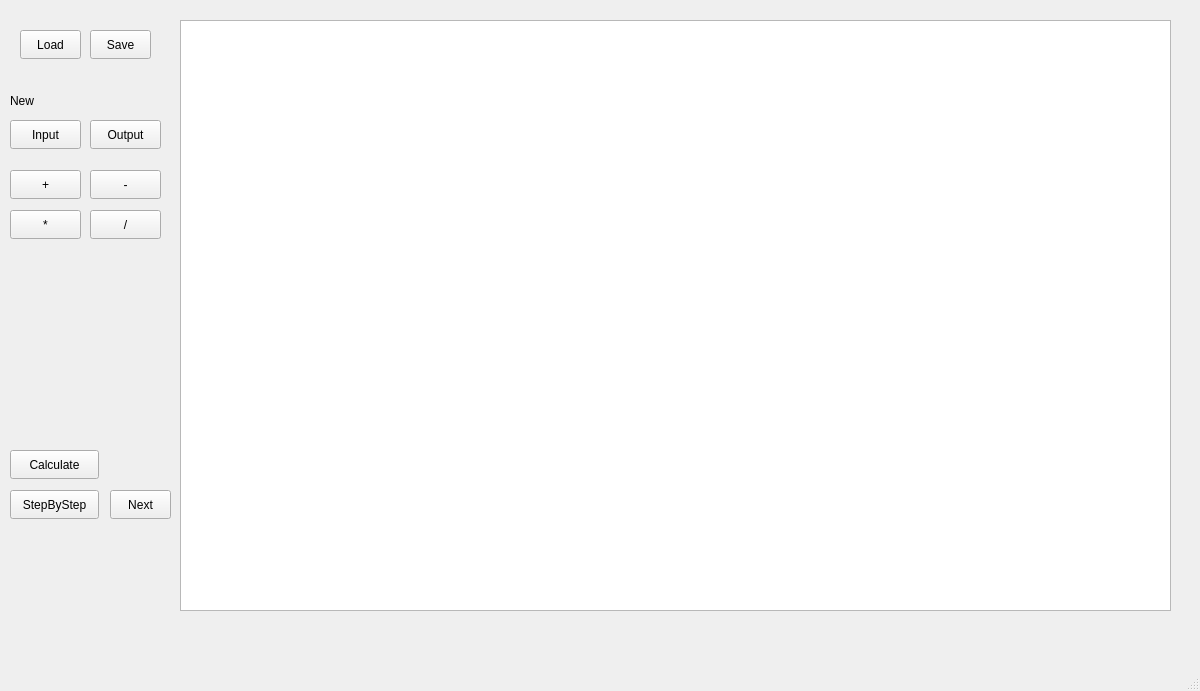
<?xml version="1.0" encoding="UTF-8"?>
<ui version="4.0">
 <class>MainWindow</class>
 <widget class="QMainWindow" name="MainWindow">
  <property name="geometry">
   <rect>
    <x>0</x>
    <y>0</y>
    <width>1200</width>
    <height>691</height>
   </rect>
  </property>
  <property name="maximumSize">
   <size>
    <width>16777215</width>
    <height>16777215</height>
   </size>
  </property>
  <property name="windowTitle">
   <string>BlockEditor</string>
  </property>
  <widget class="QWidget" name="centralWidget">
   <widget class="QGraphicsView" name="graphicsView">
    <property name="geometry">
     <rect>
      <x>180</x>
      <y>20</y>
      <width>991</width>
      <height>591</height>
     </rect>
    </property>
   </widget>
   <widget class="QPushButton" name="loadButton">
    <property name="geometry">
     <rect>
      <x>20</x>
      <y>30</y>
      <width>61</width>
      <height>29</height>
     </rect>
    </property>
    <property name="text">
     <string>Load</string>
    </property>
   </widget>
   <widget class="QPushButton" name="saveButton">
    <property name="geometry">
     <rect>
      <x>90</x>
      <y>30</y>
      <width>61</width>
      <height>29</height>
     </rect>
    </property>
    <property name="text">
     <string>Save</string>
    </property>
   </widget>
   <widget class="QPushButton" name="inputButton">
    <property name="geometry">
     <rect>
      <x>10</x>
      <y>120</y>
      <width>71</width>
      <height>29</height>
     </rect>
    </property>
    <property name="text">
     <string>Input</string>
    </property>
   </widget>
   <widget class="QLabel" name="newBoxesLabel">
    <property name="geometry">
     <rect>
      <x>10</x>
      <y>90</y>
      <width>69</width>
      <height>21</height>
     </rect>
    </property>
    <property name="text">
     <string>New</string>
    </property>
   </widget>
   <widget class="QPushButton" name="outputButton">
    <property name="geometry">
     <rect>
      <x>90</x>
      <y>120</y>
      <width>71</width>
      <height>29</height>
     </rect>
    </property>
    <property name="text">
     <string>Output</string>
    </property>
   </widget>
   <widget class="QPushButton" name="plusBoxButton">
    <property name="geometry">
     <rect>
      <x>10</x>
      <y>170</y>
      <width>71</width>
      <height>29</height>
     </rect>
    </property>
    <property name="text">
     <string>+</string>
    </property>
   </widget>
   <widget class="QPushButton" name="minusBoxButton">
    <property name="geometry">
     <rect>
      <x>90</x>
      <y>170</y>
      <width>71</width>
      <height>29</height>
     </rect>
    </property>
    <property name="text">
     <string>-</string>
    </property>
   </widget>
   <widget class="QPushButton" name="multiBoxButton">
    <property name="geometry">
     <rect>
      <x>10</x>
      <y>210</y>
      <width>71</width>
      <height>29</height>
     </rect>
    </property>
    <property name="text">
     <string>*</string>
    </property>
   </widget>
   <widget class="QPushButton" name="divideBoxButton">
    <property name="geometry">
     <rect>
      <x>90</x>
      <y>210</y>
      <width>71</width>
      <height>29</height>
     </rect>
    </property>
    <property name="text">
     <string>/</string>
    </property>
   </widget>
   <widget class="QPushButton" name="runButton">
    <property name="geometry">
     <rect>
      <x>10</x>
      <y>450</y>
      <width>89</width>
      <height>29</height>
     </rect>
    </property>
    <property name="text">
     <string>Calculate</string>
    </property>
   </widget>
   <widget class="QPushButton" name="runStepButton">
    <property name="geometry">
     <rect>
      <x>10</x>
      <y>490</y>
      <width>89</width>
      <height>29</height>
     </rect>
    </property>
    <property name="text">
     <string>StepByStep</string>
    </property>
   </widget>
   <widget class="QPushButton" name="nextStepButton">
    <property name="geometry">
     <rect>
      <x>110</x>
      <y>490</y>
      <width>61</width>
      <height>29</height>
     </rect>
    </property>
    <property name="text">
     <string>Next</string>
    </property>
   </widget>
  </widget>
  <widget class="QMenuBar" name="menuBar">
   <property name="geometry">
    <rect>
     <x>0</x>
     <y>0</y>
     <width>1200</width>
     <height>26</height>
    </rect>
   </property>
  </widget>
  <widget class="QStatusBar" name="statusBar"/>
 </widget>
 <layoutdefault spacing="6" margin="11"/>
 <resources/>
 <connections/>
</ui>
